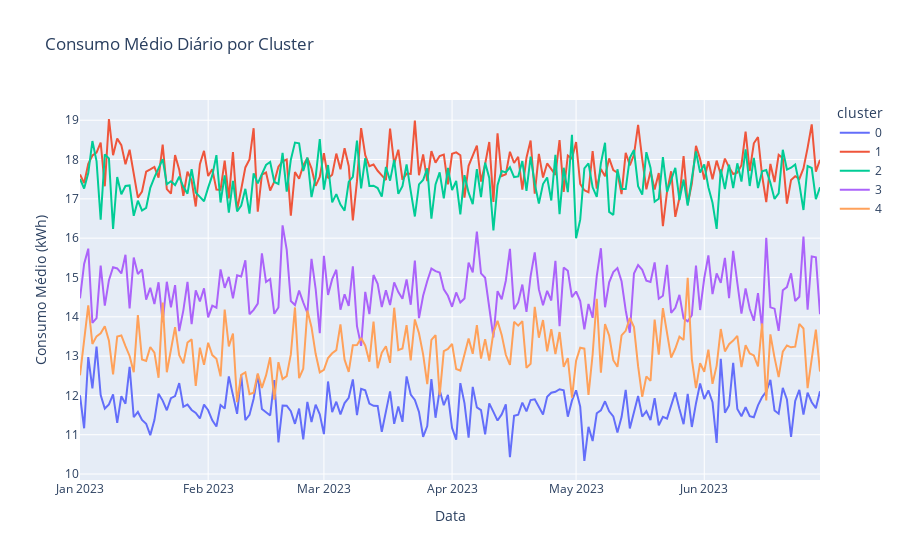

Notebook source saved alongside this figure:
### Code cell
df['date'] = pd.to_datetime(df['date'])  # Garante que seja datetime

consumo_diario = df.groupby(['date', 'cluster'])['consumption_kwh'].mean().reset_index()

fig = px.line(consumo_diario, x='date', y='consumption_kwh', color='cluster',
              title='Consumo Médio Diário por Cluster')
fig.update_layout(xaxis_title="Data", yaxis_title="Consumo Médio (kWh)")
fig.show()

# Os clusters 1 e 2 apresentam um padrão de consumo mais elevado ao longo do tempo.
# Os clusters 0 e 4 apresentam um padrão de consumo mais baixo.
# O cluster 3 tem um padrão de consumo intermediário.

### Figure 1 — Plotly figure (JSON) as saved in the notebook; plotly's stock layout.template omitted (floating-point values rounded to 4 significant figures; data arrays with more than 128 entries replaced by an {"elided": "..."} marker saying what was removed)
{"data": [{"hovertemplate": "cluster=0<br>date=%{x}<br>consumption_kwh=%{y}<extra></extra>", "legendgroup": "0", "line": {"color": "#636efa", "dash": "solid"}, "marker": {"symbol": "circle"}, "mode": "lines", "name": "0", "orientation": "v", "showlegend": true, "type": "scatter", "x": {"elided": "180 str values"}, "xaxis": "x", "y": {"elided": "180 float values"}, "yaxis": "y"}, {"hovertemplate": "cluster=1<br>date=%{x}<br>consumption_kwh=%{y}<extra></extra>", "legendgroup": "1", "line": {"color": "#EF553B", "dash": "solid"}, "marker": {"symbol": "circle"}, "mode": "lines", "name": "1", "orientation": "v", "showlegend": true, "type": "scatter", "x": {"elided": "180 str values"}, "xaxis": "x", "y": {"elided": "180 float values"}, "yaxis": "y"}, {"hovertemplate": "cluster=2<br>date=%{x}<br>consumption_kwh=%{y}<extra></extra>", "legendgroup": "2", "line": {"color": "#00cc96", "dash": "solid"}, "marker": {"symbol": "circle"}, "mode": "lines", "name": "2", "orientation": "v", "showlegend": true, "type": "scatter", "x": {"elided": "180 str values"}, "xaxis": "x", "y": {"elided": "180 float values"}, "yaxis": "y"}, {"hovertemplate": "cluster=3<br>date=%{x}<br>consumption_kwh=%{y}<extra></extra>", "legendgroup": "3", "line": {"color": "#ab63fa", "dash": "solid"}, "marker": {"symbol": "circle"}, "mode": "lines", "name": "3", "orientation": "v", "showlegend": true, "type": "scatter", "x": {"elided": "180 str values"}, "xaxis": "x", "y": {"elided": "180 float values"}, "yaxis": "y"}, {"hovertemplate": "cluster=4<br>date=%{x}<br>consumption_kwh=%{y}<extra></extra>", "legendgroup": "4", "line": {"color": "#FFA15A", "dash": "solid"}, "marker": {"symbol": "circle"}, "mode": "lines", "name": "4", "orientation": "v", "showlegend": true, "type": "scatter", "x": {"elided": "180 str values"}, "xaxis": "x", "y": {"elided": "180 float values"}, "yaxis": "y"}], "layout": {"legend": {"title": {"text": "cluster"}, "tracegroupgap": 0}, "title": {"text": "Consumo Médio Diário por Cluster"}, "xaxis": {"anchor": "y", "domain": [0, 1], "title": {"text": "Data"}}, "yaxis": {"anchor": "x", "domain": [0, 1], "title": {"text": "Consumo Médio (kWh)"}}}}
